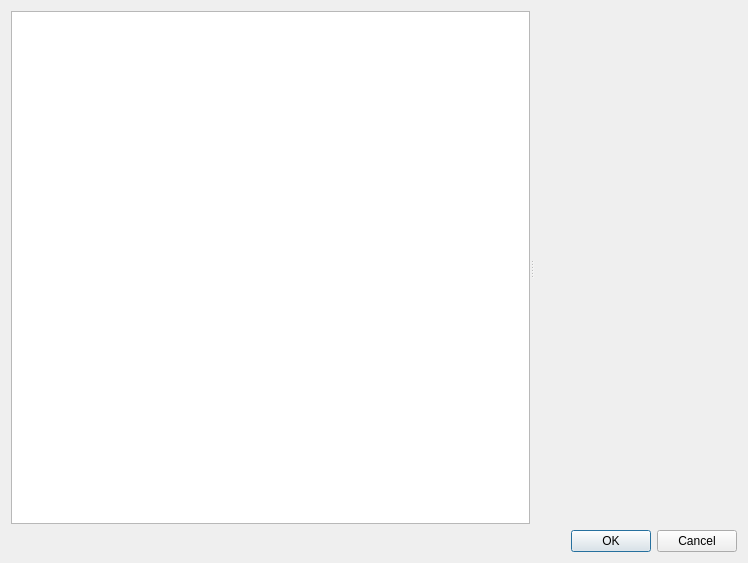
<?xml version="1.0" encoding="UTF-8"?>
<ui version="4.0">
 <class>Dialog</class>
 <widget class="QDialog" name="Dialog">
  <property name="geometry">
   <rect>
    <x>0</x>
    <y>0</y>
    <width>748</width>
    <height>563</height>
   </rect>
  </property>
  <property name="windowTitle">
   <string>Dialog</string>
  </property>
  <layout class="QVBoxLayout" name="verticalLayout_2">
   <item>
    <layout class="QVBoxLayout" name="verticalLayout">
     <item>
      <layout class="QHBoxLayout" name="horizontalLayout">
       <item>
        <widget class="QSplitter" name="splitter">
         <property name="sizePolicy">
          <sizepolicy hsizetype="Preferred" vsizetype="Preferred">
           <horstretch>0</horstretch>
           <verstretch>0</verstretch>
          </sizepolicy>
         </property>
         <property name="orientation">
          <enum>Qt::Horizontal</enum>
         </property>
         <widget class="QListWidget" name="listWidget">
          <property name="sizePolicy">
           <sizepolicy hsizetype="Expanding" vsizetype="Expanding">
            <horstretch>0</horstretch>
            <verstretch>0</verstretch>
           </sizepolicy>
          </property>
         </widget>
         <widget class="QWidget" name="widget_2" native="true"/>
        </widget>
       </item>
      </layout>
     </item>
     <item>
      <widget class="QDialogButtonBox" name="buttonBox">
       <property name="orientation">
        <enum>Qt::Horizontal</enum>
       </property>
       <property name="standardButtons">
        <set>QDialogButtonBox::Cancel|QDialogButtonBox::Ok</set>
       </property>
      </widget>
     </item>
    </layout>
   </item>
  </layout>
  <zorder>verticalLayoutWidget</zorder>
  <zorder>horizontalLayoutWidget</zorder>
 </widget>
 <resources/>
 <connections>
  <connection>
   <sender>buttonBox</sender>
   <signal>accepted()</signal>
   <receiver>Dialog</receiver>
   <slot>accept()</slot>
   <hints>
    <hint type="sourcelabel">
     <x>248</x>
     <y>254</y>
    </hint>
    <hint type="destinationlabel">
     <x>157</x>
     <y>274</y>
    </hint>
   </hints>
  </connection>
  <connection>
   <sender>buttonBox</sender>
   <signal>rejected()</signal>
   <receiver>Dialog</receiver>
   <slot>reject()</slot>
   <hints>
    <hint type="sourcelabel">
     <x>316</x>
     <y>260</y>
    </hint>
    <hint type="destinationlabel">
     <x>286</x>
     <y>274</y>
    </hint>
   </hints>
  </connection>
 </connections>
</ui>
